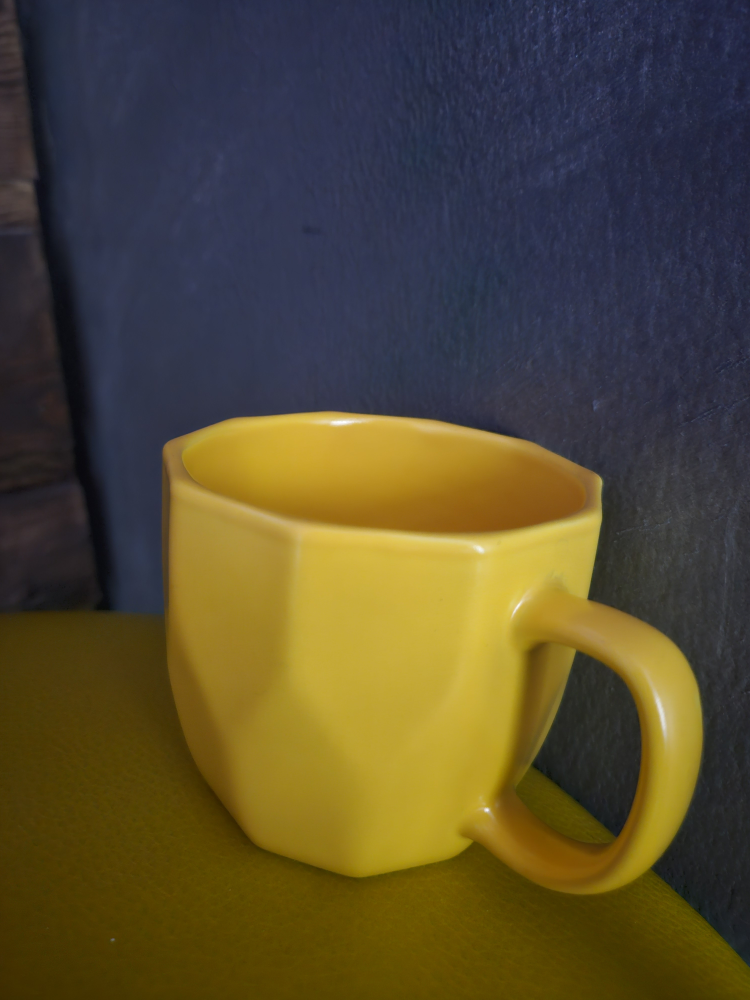
#> input picture lab01/data/object_evening.jpg, 3000 x 4000 px (shown at 1/4 size)
$ python task07.py
#> lines starting #> are read from the running program, lines starting #| are printed output that depends on the picture

from pathlib import Path
import cv2
import numpy as np

LAB_DIR = Path(__file__).resolve().parents[1]

img = cv2.imread(str(LAB_DIR / "data" / "object_evening.jpg"))
#> img is the input picture: shape (4000, 3000, 3); mean B, G, R 48.3, 75.3, 84.7

if img is None:
    raise FileNotFoundError("Фотография не найдена!")

# Уменьшаем изображение для удобного отображения
height, width = img.shape[:2]
#> height = 4000; width = 3000
scale = min(800 / width, 600 / height, 1.0)
#> scale = 0.15

new_width = int(width * scale)
#> new_width = 450
new_height = int(height * scale)
#> new_height = 600

small_img = cv2.resize(
    img,
    (new_width, new_height)
)
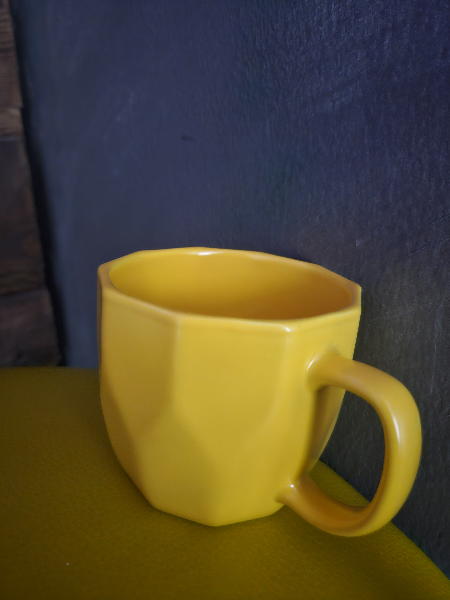
#> small_img: shape (600, 450, 3); mean B, G, R 48.3, 75.2, 84.7

# Маска исходного размера
mask = np.zeros((height, width), dtype=np.uint8)

points = []

def mouse_callback(event, x, y, flags, param):
    if event == cv2.EVENT_LBUTTONDOWN:
        # Переводим координаты в исходный размер
        original_x = int(x / scale)
        original_y = int(y / scale)

        points.append((original_x, original_y))
        print("Точка:", original_x, original_y)

cv2.namedWindow("Create Mask", cv2.WINDOW_AUTOSIZE)
cv2.setMouseCallback("Create Mask", mouse_callback)

while True:
    display = small_img.copy()

    # Показываем точки на уменьшенном изображении
    small_points = [
        (int(x * scale), int(y * scale))
        for x, y in points
    ]
#> small_points = []

    for point in small_points:
        cv2.circle(display, point, 3, (0, 0, 255), -1)

    if len(small_points) > 1:
        cv2.polylines(
            display,
            [np.array(small_points, dtype=np.int32)],
            False,
            (0, 255, 0),
            2
        )

    cv2.imshow("Create Mask", display)

    key = cv2.waitKey(20) & 0xFF
#> (key Esc is pressed here)

    if key == ord("s") and len(points) >= 3:
        cv2.fillPoly(
            mask,
            [np.array(points, dtype=np.int32)],
            255
        )

        output = LAB_DIR / "data" / "mask_evening.png"
        cv2.imwrite(str(output), mask)

        print("Маска сохранена:", output)
        break

    elif key == ord("r"):
        points.clear()
        mask[:] = 0

    elif key == 27:
        break

cv2.destroyAllWindows()

$ run again, with lab01/data/photo.jpg copied over lab01/data/object_evening.jpg
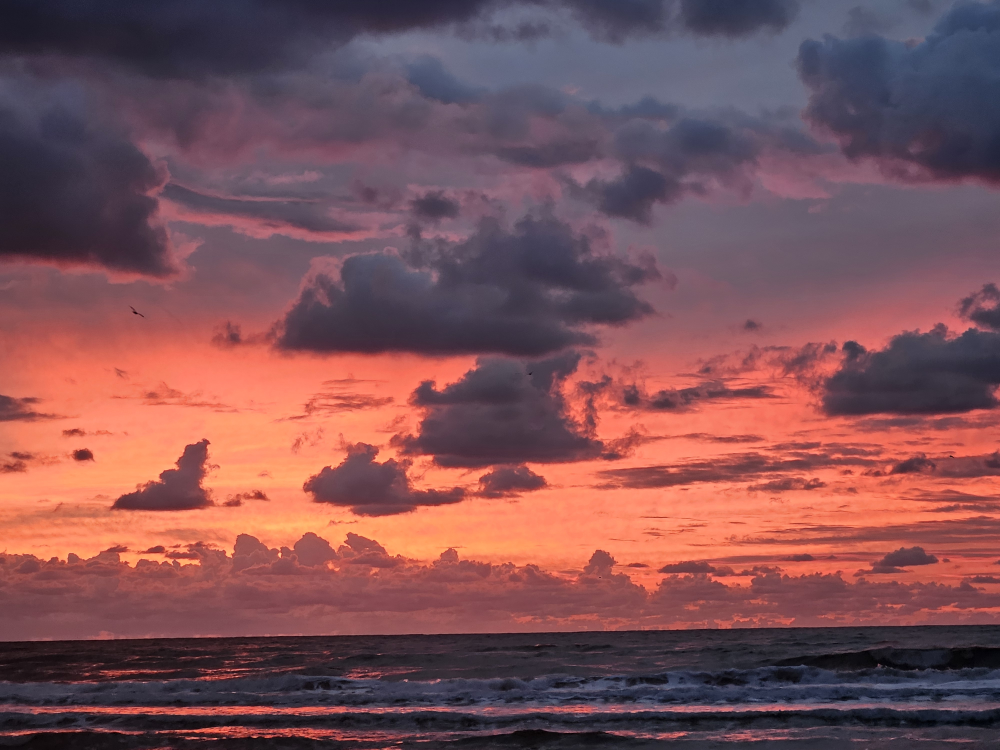
#> input picture lab01/data/photo.jpg, 4000 x 3000 px (shown at 1/4 size)
#> img is the input picture: shape (3000, 4000, 3); mean B, G, R 86.5, 81.5, 125.3
#> `small_img = cv2.resize( img, (new_width, new_height) )`:
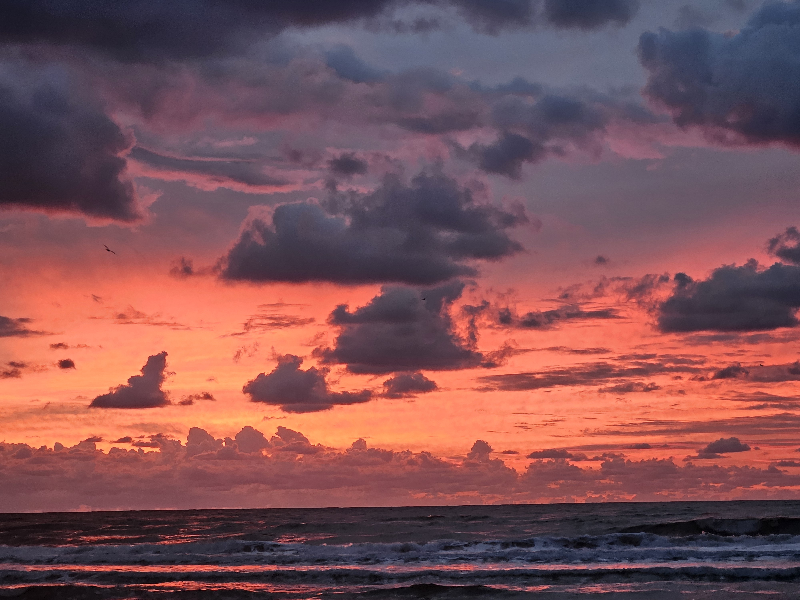
#> small_img: shape (600, 800, 3); mean B, G, R 86.5, 81.5, 125.3
